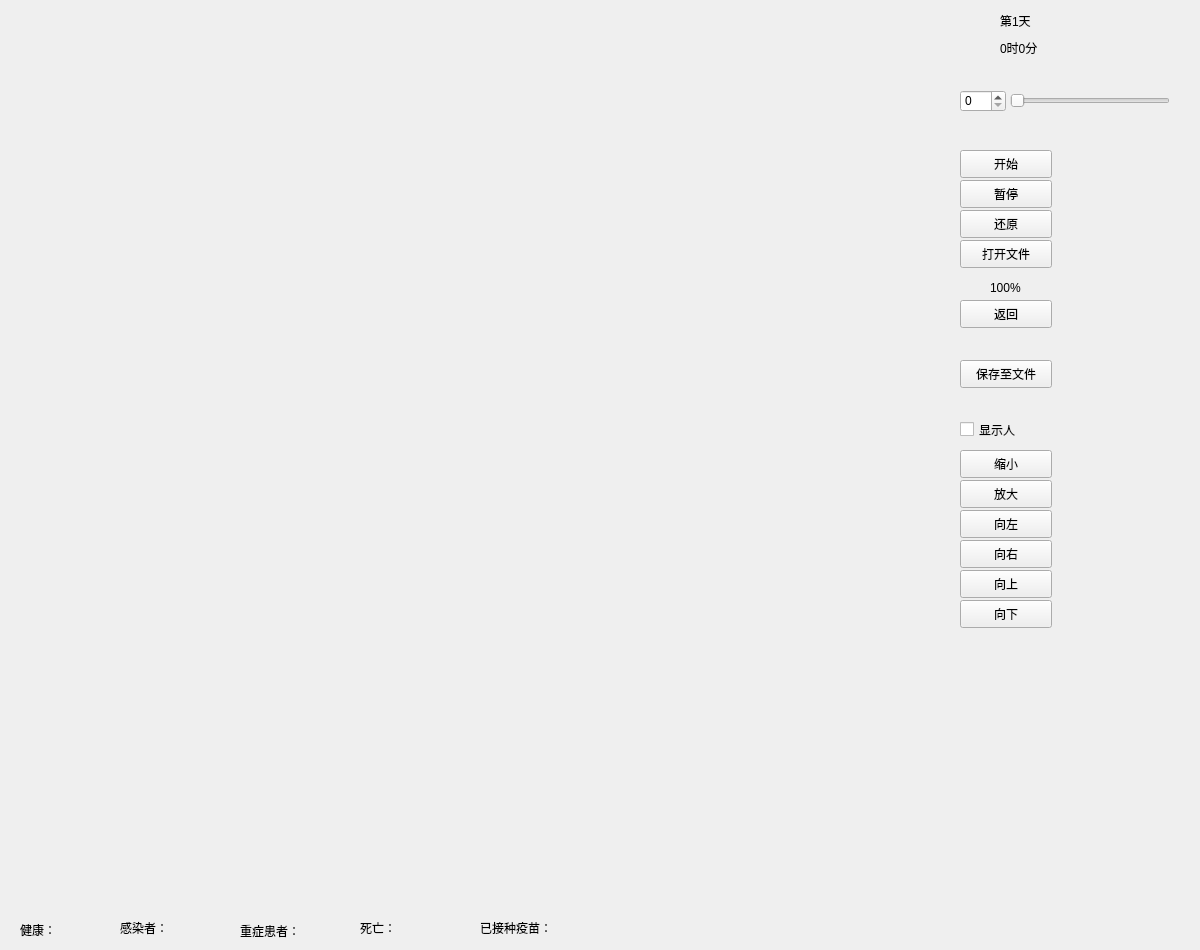
<?xml version="1.0" encoding="UTF-8"?>
<ui version="4.0">
 <class>Demonstration</class>
 <widget class="QWidget" name="Demonstration">
  <property name="geometry">
   <rect>
    <x>0</x>
    <y>0</y>
    <width>1200</width>
    <height>950</height>
   </rect>
  </property>
  <property name="windowTitle">
   <string>Form</string>
  </property>
  <widget class="QPushButton" name="BigButton">
   <property name="geometry">
    <rect>
     <x>960</x>
     <y>450</y>
     <width>92</width>
     <height>28</height>
    </rect>
   </property>
   <property name="text">
    <string>缩小</string>
   </property>
  </widget>
  <widget class="QPushButton" name="LittleButton">
   <property name="geometry">
    <rect>
     <x>960</x>
     <y>480</y>
     <width>92</width>
     <height>28</height>
    </rect>
   </property>
   <property name="text">
    <string>放大</string>
   </property>
  </widget>
  <widget class="QPushButton" name="LiftButton">
   <property name="geometry">
    <rect>
     <x>960</x>
     <y>510</y>
     <width>92</width>
     <height>28</height>
    </rect>
   </property>
   <property name="text">
    <string>向左</string>
   </property>
  </widget>
  <widget class="QPushButton" name="RightButton">
   <property name="geometry">
    <rect>
     <x>960</x>
     <y>540</y>
     <width>92</width>
     <height>28</height>
    </rect>
   </property>
   <property name="text">
    <string>向右</string>
   </property>
  </widget>
  <widget class="QPushButton" name="UpButton">
   <property name="geometry">
    <rect>
     <x>960</x>
     <y>570</y>
     <width>92</width>
     <height>28</height>
    </rect>
   </property>
   <property name="text">
    <string>向上</string>
   </property>
  </widget>
  <widget class="QPushButton" name="DownButton">
   <property name="geometry">
    <rect>
     <x>960</x>
     <y>600</y>
     <width>92</width>
     <height>28</height>
    </rect>
   </property>
   <property name="text">
    <string>向下</string>
   </property>
  </widget>
  <widget class="QPushButton" name="ResetButton">
   <property name="geometry">
    <rect>
     <x>960</x>
     <y>210</y>
     <width>92</width>
     <height>28</height>
    </rect>
   </property>
   <property name="text">
    <string>还原</string>
   </property>
  </widget>
  <widget class="QPushButton" name="OpenButton">
   <property name="geometry">
    <rect>
     <x>960</x>
     <y>240</y>
     <width>92</width>
     <height>28</height>
    </rect>
   </property>
   <property name="text">
    <string>打开文件</string>
   </property>
  </widget>
  <widget class="QLabel" name="label">
   <property name="geometry">
    <rect>
     <x>990</x>
     <y>280</y>
     <width>72</width>
     <height>15</height>
    </rect>
   </property>
   <property name="text">
    <string>100%</string>
   </property>
  </widget>
  <widget class="QPushButton" name="Return">
   <property name="geometry">
    <rect>
     <x>960</x>
     <y>300</y>
     <width>92</width>
     <height>28</height>
    </rect>
   </property>
   <property name="text">
    <string>返回</string>
   </property>
  </widget>
  <widget class="QPushButton" name="Save">
   <property name="geometry">
    <rect>
     <x>960</x>
     <y>360</y>
     <width>92</width>
     <height>28</height>
    </rect>
   </property>
   <property name="text">
    <string>保存至文件</string>
   </property>
  </widget>
  <widget class="QCheckBox" name="ShowPeople">
   <property name="geometry">
    <rect>
     <x>960</x>
     <y>420</y>
     <width>88</width>
     <height>19</height>
    </rect>
   </property>
   <property name="text">
    <string>显示人</string>
   </property>
  </widget>
  <widget class="QLabel" name="Day">
   <property name="geometry">
    <rect>
     <x>1000</x>
     <y>10</y>
     <width>71</width>
     <height>21</height>
    </rect>
   </property>
   <property name="text">
    <string>第1天</string>
   </property>
  </widget>
  <widget class="QLabel" name="Day_Time">
   <property name="geometry">
    <rect>
     <x>1000</x>
     <y>40</y>
     <width>72</width>
     <height>15</height>
    </rect>
   </property>
   <property name="text">
    <string>0时0分</string>
   </property>
  </widget>
  <widget class="QPushButton" name="Start">
   <property name="geometry">
    <rect>
     <x>960</x>
     <y>150</y>
     <width>92</width>
     <height>28</height>
    </rect>
   </property>
   <property name="text">
    <string>开始</string>
   </property>
  </widget>
  <widget class="QPushButton" name="Pause">
   <property name="geometry">
    <rect>
     <x>960</x>
     <y>180</y>
     <width>92</width>
     <height>28</height>
    </rect>
   </property>
   <property name="text">
    <string>暂停</string>
   </property>
  </widget>
  <widget class="QSpinBox" name="SpeedUp">
   <property name="geometry">
    <rect>
     <x>960</x>
     <y>90</y>
     <width>46</width>
     <height>22</height>
    </rect>
   </property>
   <property name="maximum">
    <number>500</number>
   </property>
  </widget>
  <widget class="QSlider" name="Speed">
   <property name="geometry">
    <rect>
     <x>1010</x>
     <y>90</y>
     <width>160</width>
     <height>22</height>
    </rect>
   </property>
   <property name="maximum">
    <number>500</number>
   </property>
   <property name="orientation">
    <enum>Qt::Horizontal</enum>
   </property>
  </widget>
  <widget class="QWidget" name="widget" native="true">
   <property name="geometry">
    <rect>
     <x>20</x>
     <y>900</y>
     <width>611</width>
     <height>41</height>
    </rect>
   </property>
   <widget class="QLabel" name="one">
    <property name="geometry">
     <rect>
      <x>0</x>
      <y>20</y>
      <width>91</width>
      <height>20</height>
     </rect>
    </property>
    <property name="text">
     <string>健康：</string>
    </property>
   </widget>
   <widget class="QLabel" name="two">
    <property name="geometry">
     <rect>
      <x>100</x>
      <y>20</y>
      <width>101</width>
      <height>16</height>
     </rect>
    </property>
    <property name="text">
     <string>感染者：</string>
    </property>
   </widget>
   <widget class="QLabel" name="three">
    <property name="geometry">
     <rect>
      <x>220</x>
      <y>20</y>
      <width>111</width>
      <height>21</height>
     </rect>
    </property>
    <property name="text">
     <string>重症患者：</string>
    </property>
   </widget>
   <widget class="QLabel" name="five">
    <property name="geometry">
     <rect>
      <x>460</x>
      <y>20</y>
      <width>121</width>
      <height>16</height>
     </rect>
    </property>
    <property name="text">
     <string>已接种疫苗：</string>
    </property>
   </widget>
   <widget class="QLabel" name="four">
    <property name="geometry">
     <rect>
      <x>340</x>
      <y>20</y>
      <width>91</width>
      <height>16</height>
     </rect>
    </property>
    <property name="text">
     <string>死亡：</string>
    </property>
   </widget>
  </widget>
 </widget>
 <resources/>
 <connections/>
</ui>
